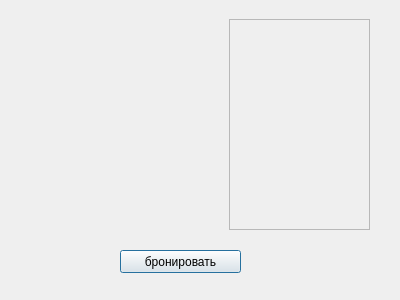
<?xml version="1.0" encoding="UTF-8"?>
<ui version="4.0">
 <class>Reserve</class>
 <widget class="QDialog" name="Reserve">
  <property name="geometry">
   <rect>
    <x>0</x>
    <y>0</y>
    <width>400</width>
    <height>300</height>
   </rect>
  </property>
  <property name="windowTitle">
   <string>Dialog</string>
  </property>
  <widget class="QPushButton" name="pushButton">
   <property name="geometry">
    <rect>
     <x>120</x>
     <y>250</y>
     <width>121</width>
     <height>23</height>
    </rect>
   </property>
   <property name="text">
    <string>бронировать</string>
   </property>
  </widget>
  <widget class="QScrollArea" name="scrollArea">
   <property name="geometry">
    <rect>
     <x>229</x>
     <y>19</y>
     <width>141</width>
     <height>211</height>
    </rect>
   </property>
   <property name="widgetResizable">
    <bool>true</bool>
   </property>
   <widget class="QWidget" name="scrollAreaWidgetContents">
    <property name="geometry">
     <rect>
      <x>0</x>
      <y>0</y>
      <width>139</width>
      <height>209</height>
     </rect>
    </property>
   </widget>
  </widget>
 </widget>
 <resources/>
 <connections/>
</ui>
